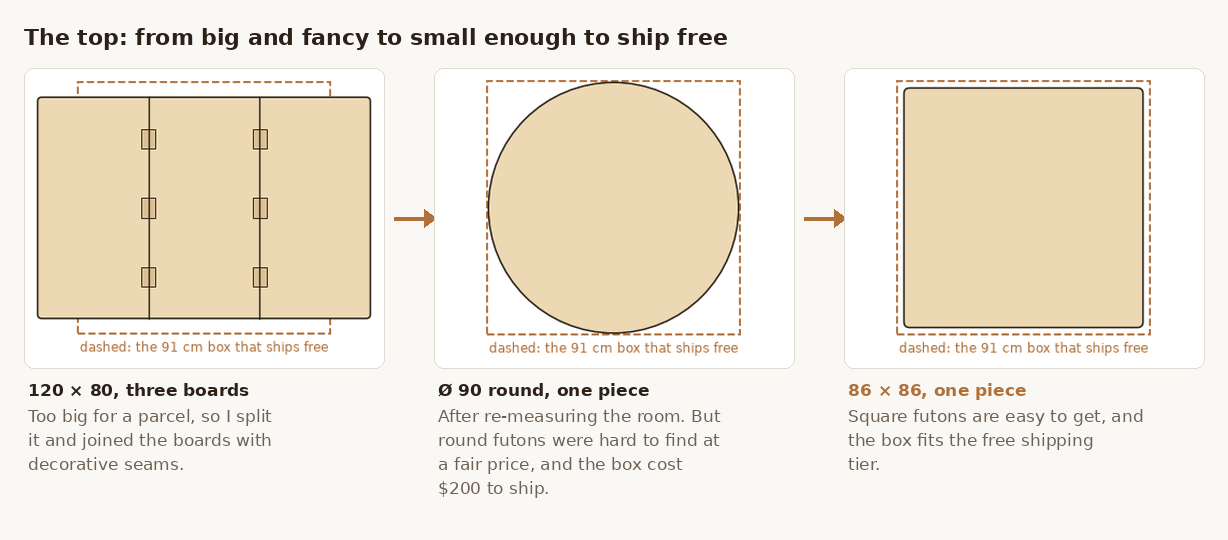
#> input picture docs/img/evolution-top.png, 1228 x 540 px
$ python -i story_figs.py   (imports and definitions only)
#> lines starting #> are read from the running program, lines starting #| are printed output that depends on the picture
"""One-off: the before/after strips in docs/img/evolution-*.png, for the README story.

They're made from preview images saved along the way in out/preview (not in git: the earlier designs
live in the seams-archive and frame-variants-archive tags), plus the current deck and the top drawn to
scale. Kept to show how the pictures were made. Those previews were deleted in the 2026-10-20 tidy-up, so
the strips in docs/img are final; to remake one, re-render its previews from the archive tags first.
Run from the repo root: uv run python tools/story_figs.py
"""
import textwrap
import matplotlib
# [1 line not run here, left out]
import matplotlib.pyplot as plt
from matplotlib.patches import Rectangle, Circle, FancyBboxPatch
from PIL import Image, ImageDraw, ImageFont

FONT = matplotlib.get_data_path() + "/fonts/ttf/DejaVuSans.ttf"
BOLD = matplotlib.get_data_path() + "/fonts/ttf/DejaVuSans-Bold.ttf"
INK, MUTED, ACC = (43, 33, 24), (110, 98, 86), (176, 112, 58)
P = "out/preview/"


def load(path, box=None):
    im = Image.open(path).convert("RGB")
    if box:
        im = im.crop(box)
    bbox = Image.eval(im.convert("L"), lambda v: 255 if v < 245 else 0).getbbox()
    return im.crop(bbox) if bbox else im


# [27 lines left out: function strip, not called in this run]


def top_shapes():
    """The top at true scale: 120 x 80 in 3 boards, Ø90 round, 86 square in the 91 cm free box."""
    outs = []
    for k in range(3):
        fig, ax = plt.subplots(figsize=(4, 3.2), dpi=110)
        ax.set_xlim(-660, 660); ax.set_ylim(-540, 500); ax.set_aspect("equal"); ax.axis("off")
        birch = dict(fc="#ecd9b4", ec="#2b2118", lw=1.0)
        ax.add_patch(Rectangle((-455, -455), 910, 910, fc="none", ec="#b0703a", lw=1.2, ls="--"))
        if k == 0:
            ax.add_patch(FancyBboxPatch((-600, -400), 1200, 800, boxstyle="round,pad=0,rounding_size=15", **birch))
            for x in (-200, 200):
                ax.plot([x, x], [-400, 400], color="#2b2118", lw=0.9)
                for y in (-250, 0, 250):
                    ax.add_patch(Rectangle((x - 25, y - 35), 50, 70, fc="#dcc195", ec="#2b2118", lw=0.6))
        elif k == 1:
            ax.add_patch(Circle((0, 0), 450, **birch))
        else:
            ax.add_patch(FancyBboxPatch((-430, -430), 860, 860, boxstyle="round,pad=0,rounding_size=20", **birch))
        ax.text(0, -520, "dashed: the 91 cm box that ships free", ha="center", fontsize=8, color="#b0703a")
        fig.savefig(f"/tmp/top-{k}.png", bbox_inches="tight", facecolor="white"); plt.close(fig)
#> after `fig.savefig(f'/tmp/top-{k}.png', bbox_inches='tight', facecolor='white`:
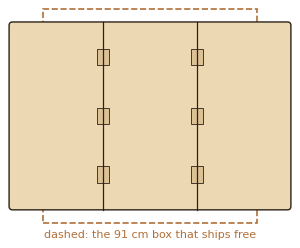
#> figure drawn by matplotlib, 1 panel
        outs.append(load(f"/tmp/top-{k}.png"))
#> in load, `im = Image.open(path).convert("RGB")`:
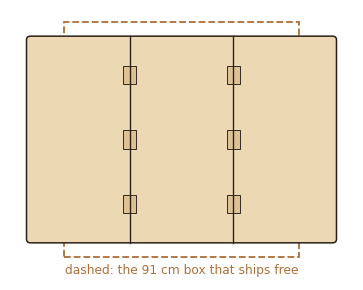
#> im: PIL image 363x290 RGB; mean R, G, B 237.7, 225.3, 202.5
#> in load, `bbox = Image.eval(im.convert("L"), lambda v: 255 if v < 245 else 0).ge..`: bbox = (25, 21, 338, 277)
#> in load, `return im.crop(bbox) if bbox else im`:
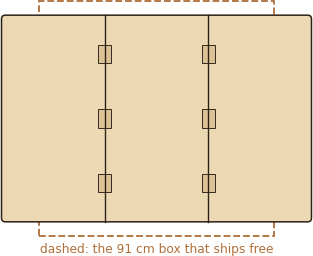
#> returned value: PIL image 313x256 RGB; mean R, G, B 232.2, 216, 186
    return outs


# [14 lines left out: function deck_now, not called in this run]


# [1 line not run here, left out]
t = top_shapes()
#> t = 3 items
# [19 lines not run here, left out]

>>> result = load('../docs/img/evolution-top.png')
#> call 4 of load, with path = '../docs/img/evolution-top.png'
#> in load, im is the input picture: PIL image 1228x540 RGB; mean R, G, B 241.2, 234.1, 221.4
#> in load (call 4), `bbox = Image.eval(im.convert("L"), lambda v: 255 if v < 245 else 0).ge..`: bbox = (24, 28, 1205, 498)
#> in load (call 4), `return im.crop(bbox) if bbox else im`:
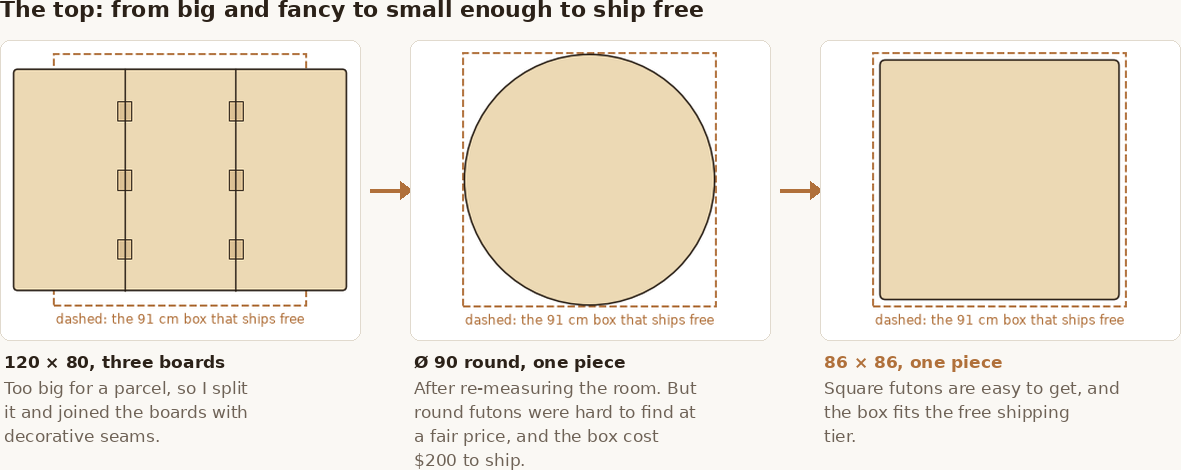
#> returned value: PIL image 1181x470 RGB; mean R, G, B 239.5, 231.4, 217
